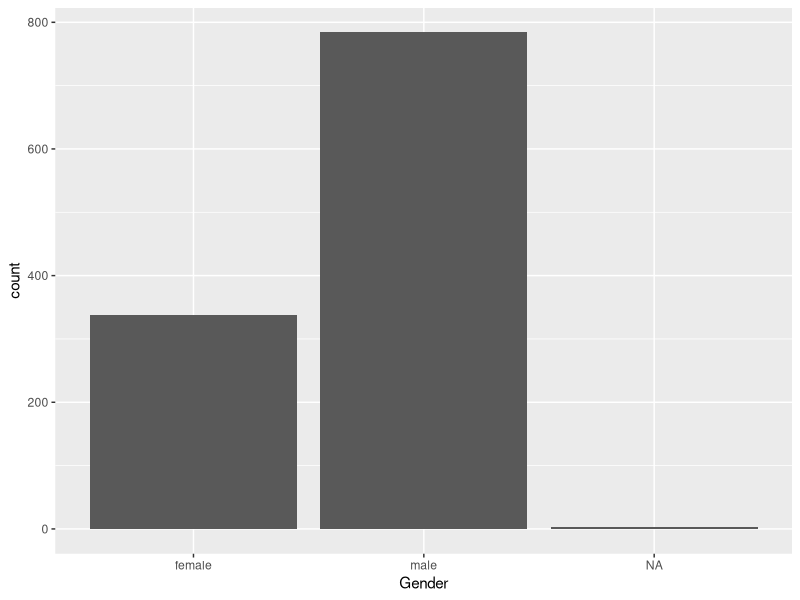
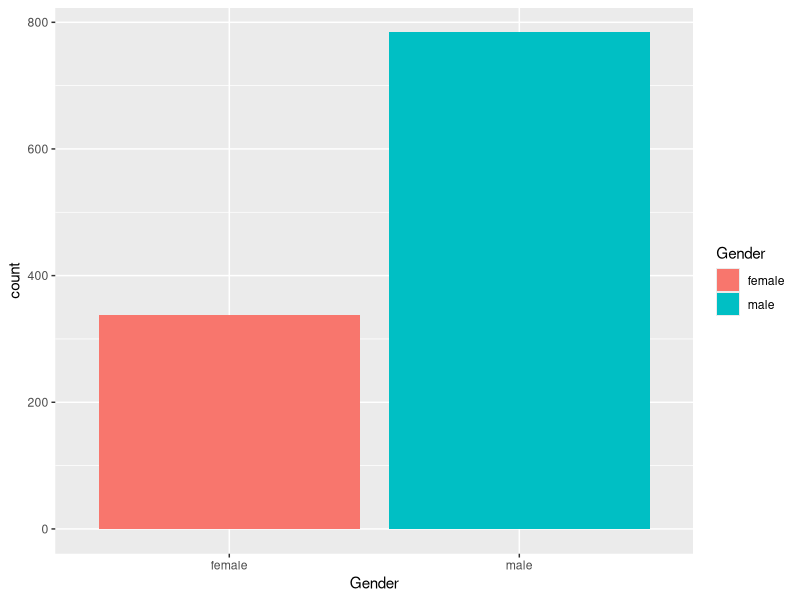
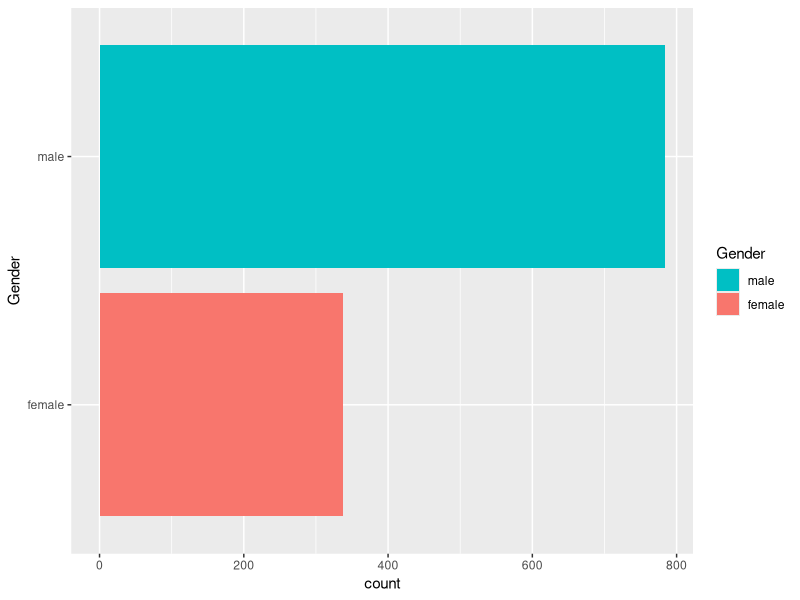
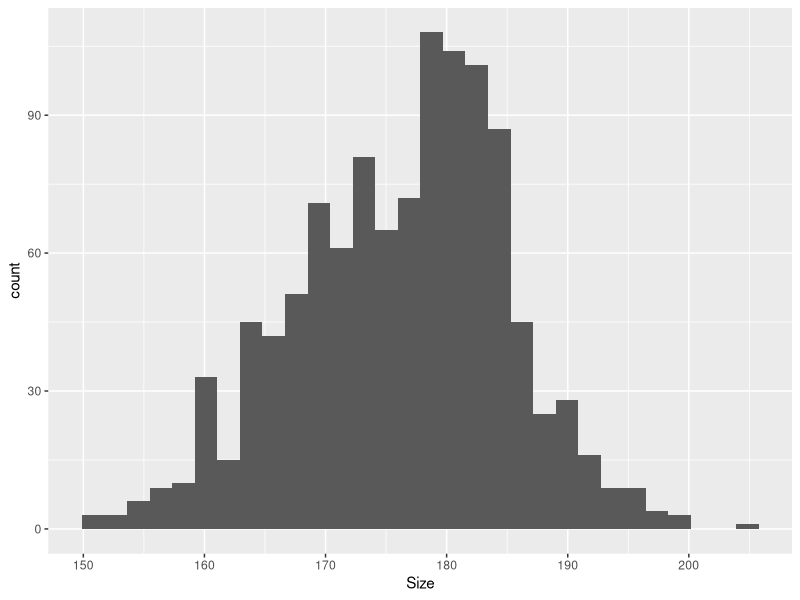
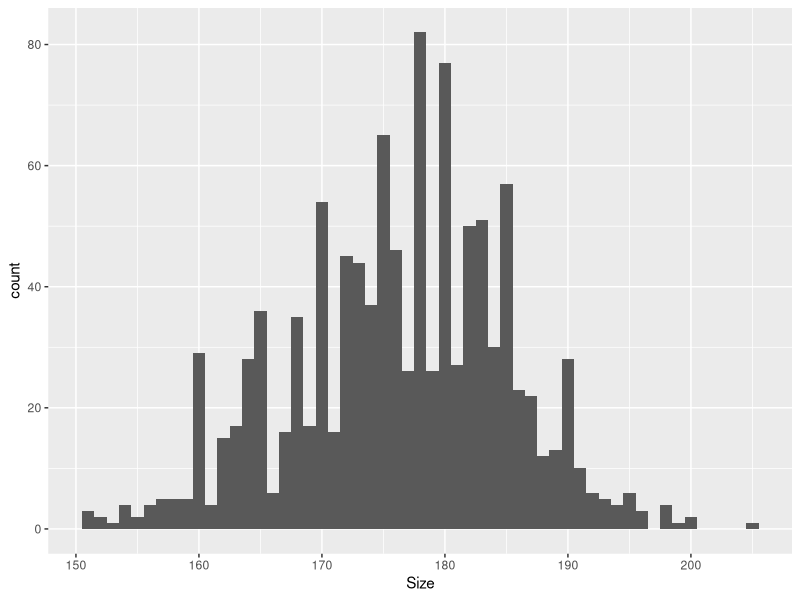
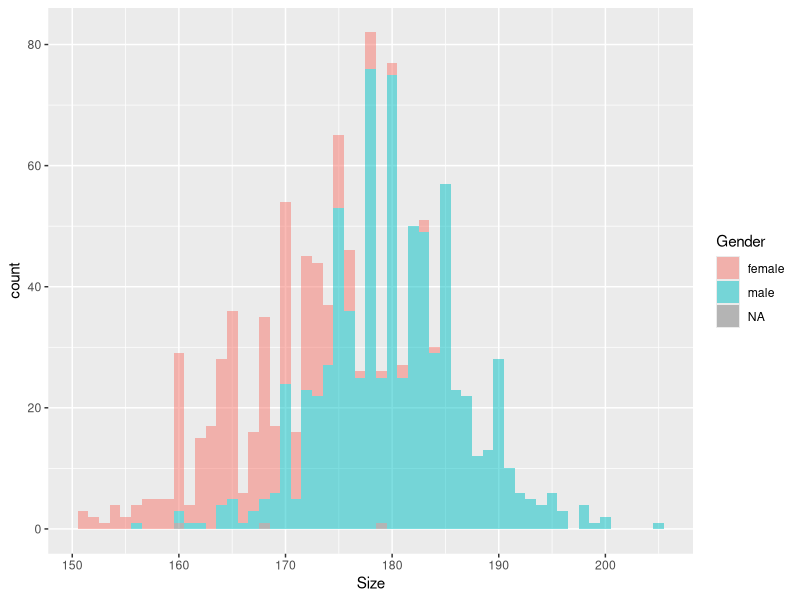
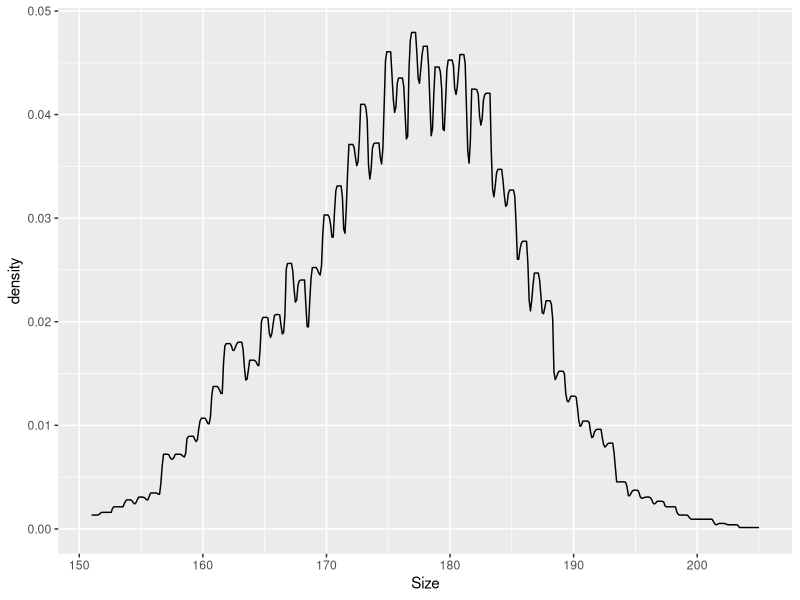
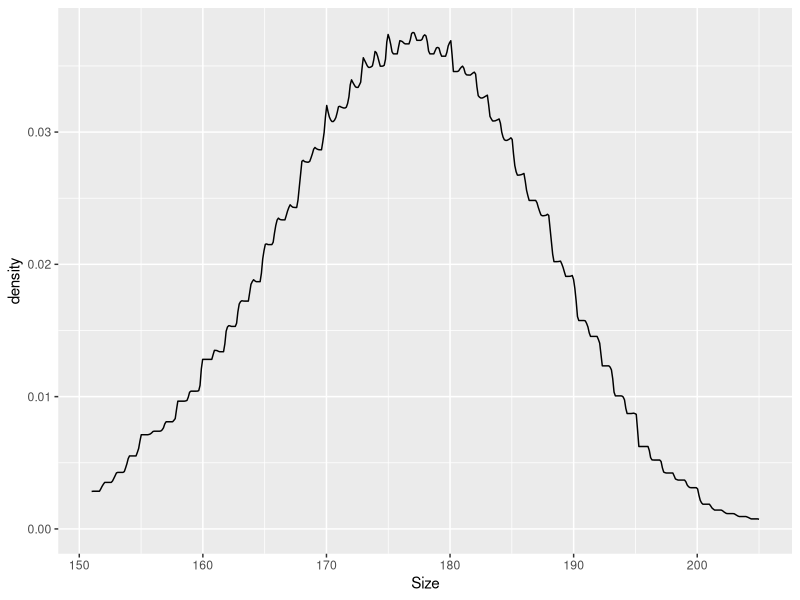

These figures' R source, in order:
## ---- chunk 1
knitr::opts_chunk$set(echo = TRUE)
## ---- chunk 2
library(tidyverse)
library(magrittr)
library(pracma)
library(scales)
library(readxl)
## ---- chunk 3
studdat <- read_excel(file.path("Daten",  "StudierendenDaten","StudDat.xlsx"))
## ---- chunk 4
studdat %>%
  ggplot(aes(x=Gender)) +
  geom_bar()
## ---- chunk 5
studdat %>%
filter(!is.na(Gender)) %>% 
  select(Gender) %>%
  drop_na() %>% 
  ggplot(aes(x=Gender,fill=Gender)) +
  geom_bar()
## ---- chunk 6
studdat %>%
filter(!is.na(Gender)) %>% 
  select(Gender) %>%
  drop_na() %>% 
  ggplot(aes(x=Gender,fill=Gender)) +
  geom_bar() +
  coord_flip() +
    guides(fill = guide_legend(reverse = TRUE))
## ---- chunk 7
studdat %>% 
  ggplot(aes(x=Size)) +
  geom_histogram()
## ---- chunk 8
studdat %>% 
  ggplot(aes(x=Size)) +
  geom_histogram(center=0,binwidth=1)
## ---- chunk 9
studdat %>% 
  ggplot(aes(x=Size,fill=Gender)) +
  geom_histogram(center=0,binwidth=1,alpha=0.5)
## ---- chunk 10
studdat %>% 
  ggplot(aes(x=Size)) +
  geom_density(kernel="rectangular")
## ---- chunk 11
studdat %>% 
  ggplot(aes(x=Size)) +
  geom_density(kernel="rectangular",adjust=3)
## ---- chunk 12
studdat %>% 
  ggplot(aes(x=Size)) +
  geom_density(kernel="triangular")
## ---- chunk 13
studdat %>% 
  ggplot(aes(x=Size)) +
  geom_density(kernel="triangular",adjust=2)
## ---- chunk 14
studdat %>% 
  filter(!is.na(Gender)) %>% 
  ggplot(aes(x=Size)) +
  geom_density()
## ---- chunk 15
studdat %>% 
  filter(!is.na(Gender)) %>% 
  ggplot(aes(x=Size,fill=Gender)) +
  geom_density(alpha=0.6)
## ---- chunk 16
studdat %>%
  select(Gender,Size) %>%
  drop_na() %>%
  ggplot(aes(y=Size,x=Gender,fill=Gender)) +
  geom_boxplot()
## ---- chunk 17
studdat %>%
  select(Gender,Size) %>%
  drop_na() %>%
  ggplot(aes(y=Size,x=Gender,fill=Gender)) +
  geom_violin()
## ---- chunk 18
studdat %>%
  select(Gender,Size) %>%
  drop_na() %>%
  ggplot(aes(y=Size,x=Gender,color=Gender)) +
  geom_dotplot(aes(fill=Gender),binaxis="y",stackdir="center",dotsize=0.2,binwidth=1)
## ---- chunk 19
studdat %>%
  select(Gender,Size) %>%
  drop_na() %>%
  ggplot(aes(y=Size,x=Gender,color=Gender)) +
  geom_violin() +
  geom_boxplot() +
  geom_dotplot(aes(fill=Gender),binaxis="y",stackdir="center",dotsize=0.2,binwidth=1)

## ---- chunk 20
tibble(k=0:10,p=dbinom(k,10,0.65)) -> binom_df
binom_df %>%
  ggplot(aes(x=k,y=p)) +
  geom_col() +
  scale_x_continuous(breaks=0:10)
## ---- chunk 21
tibble(k=0:10,p=dhyper(k,65,35,10)) -> hyper_df
hyper_df %>%
  ggplot(aes(x=k,y=p)) +
  geom_col() +
  scale_x_continuous(breaks=0:10)
## ---- chunk 22
binom_df %>%
  ggplot(aes(x=k,y=p)) +
  geom_col(width=0.5) + 
  geom_col(aes(x=k+0.25),data=hyper_df,width=0.5,fill="blue") +  
  scale_x_continuous(breaks=0:10)
## ---- chunk 23
tibble(k=0:10,p=dpois(k,2)) ->
  poisson_df
poisson_df %>%
  ggplot(aes(x=k,y=p)) +
  geom_col(width=0.5) + 
  scale_x_continuous(breaks=0:10)
## ---- chunk 24
tibble(k=0:10,p=dbinom(k,100,0.02)) -> binom_df
poisson_df %>% 
  ggplot(aes(x=k,y=p)) +
  geom_col(width=0.5) + 
  geom_col(aes(x=k+0.25),data=binom_df,width=0.5,fill="blue") +  
  scale_x_continuous(breaks=0:10)
## ---- chunk 25
tibble(x=c(-3,3),y=c(0,dnorm(0))) %>%
  ggplot(aes(x,y)) +
  stat_function(fun=dnorm) +
  scale_y_continuous("Dichte")
## ---- chunk 26
tibble(x=c(-1,2),y=c(0,1)) %>%
  ggplot(aes(x,y)) +
  stat_function(fun=dunif) +
  scale_y_continuous("Dichte")
## ---- chunk 27
tibble(x=c(-3,3),y=c(0,dnorm(0))) %>% 
  ggplot(aes(x,y)) +
  stat_function(fun=function(x)dnorm(x),linetype="dashed") +
  stat_function(fun=function(x)dt(x,5),linetype="dotted") +
  stat_function(fun=function(x)dt(x,10),linetype="dotdash") +
  stat_function(fun=function(x)dt(x,50))
## ---- chunk 28
tibble(x=c(0,30),y=c(0,0.5)) %>% 
  ggplot(aes(x,y)) +
#  stat_function(fun=function(x)dchisq(x,1),linetype="dashed") +
  stat_function(fun=function(x)dchisq(x,5),linetype="dotted") +
  stat_function(fun=function(x)dchisq(x,10),linetype="dotdash") +
  stat_function(fun=function(x)dchisq(x,20),linetype="solid") 
## ---- chunk 29
tibble(x=c(0,5),y=c(0,df(0,1,10))) %>% 
  ggplot(aes(x,y)) +
  stat_function(fun=function(x)df(x,3,10),linetype="dashed") +
  stat_function(fun=function(x)df(x,5,20),linetype="dotted") +
  stat_function(fun=function(x)df(x,10,100),linetype="dotdash") +
  stat_function(fun=function(x)df(x,10,500),linetype="solid") 
## ---- chunk 30
p=1/2
n=100
alpha <- 0.05
lower_limit <- qbinom(alpha/2,n,1/2)
upper_limit <- n-lower_limit

bin_df <- function(p){
  tibble(
  x=0:n,
  y=dbinom(x,n,p),
  color= ifelse((x >= lower_limit) & (x <= upper_limit), "grün", "rot") 
)}

bar_colors <- c(rot="red",grün=muted("green"))


bin_df(1/2) %>%
  ggplot(aes(x=x,y=y,fill=color)) +
  geom_col() +
  scale_fill_manual(values=bar_colors)
## ---- chunk 31
bin_df(0.65) %>%
  ggplot(aes(x=x,y=y,fill=color)) +
  geom_col() +
  scale_fill_manual(values=bar_colors)
## ---- chunk 32
tibble(x=c(0,1),y=c(0,1)) %>%
  ggplot(aes(x=x,y=y)) +
  stat_function(fun=function(p)pbinom(lower_limit,n,p)+1-pbinom(upper_limit,n,p)) 
## ---- chunk 33
studdat %>%
  select(Size,Gender) %>%
  drop_na() %$%
  t.test(Size ~ Gender,var.equal=TRUE)
## ---- chunk 34
studdat %>%
  select(Size,Gender) %>%
  drop_na() %$%
  t.test(Size ~ Gender,var.equal=FALSE)
## ---- chunk 35
wuerfel <- tribble(
  ~Augen, ~Anzahl,
 1,	13,			
2,	18,			
3,	14,			
4,	17,			
5,	16,			
6,	22	 
)
## ---- chunk 36
wuerfel %$% Anzahl %>% chisq.test()
## ---- chunk 37
studdat %>%
  select(Gender,Mathgrade) %>%
  drop_na() %>% table() %>%
  chisq.test()
## ---- chunk 38
studdat %>%
  select(SmokeMother,Size) %>%
  drop_na() %>%
  aov(Size ~ SmokeMother,data=.) %>%
  summary()
## ---- chunk 39
studdat %>%
  select(SmokeMother,Size) %>%
  drop_na() %>%
  lm(Size ~ SmokeMother,data=.) %>%
  summary()
## ---- chunk 40
studdat %>%
  filter(Gender=="male") %>%
  select(Size,Weight) %>%
  drop_na() %>%
  lm(Weight ~ Size, data=.) 
## ---- chunk 41
studdat %>%
  filter(Gender=="male") %>%
  select(Size,Weight) %>%
  drop_na() %>%
  lm(Weight ~ Size, data=.) %>%
  summary()
## ---- chunk 42
studdat %>%
  filter(Gender=="female") %>%
  select(Size,Weight) %>%
  drop_na() %>%
  lm(Weight ~ Size, data=.) %>%
  summary()
## ---- chunk 43
studdat %>%
  filter(Gender=="male") %>%
  select(Size,SizeFather,SizeMother) %>%
  drop_na() %>%
  lm(Size ~ SizeFather + SizeMother, data=.) %>%
  summary()
## ---- chunk 44
studdat %>%
  filter(Gender=="male") %>%
  drop_na() %>%
  select(Size,SizeFather,SizeMother,SmokeMother) %>%
  drop_na() %>%
  lm(Size ~ SizeFather + SizeMother + SmokeMother,
     data=.) %>%
  summary()
